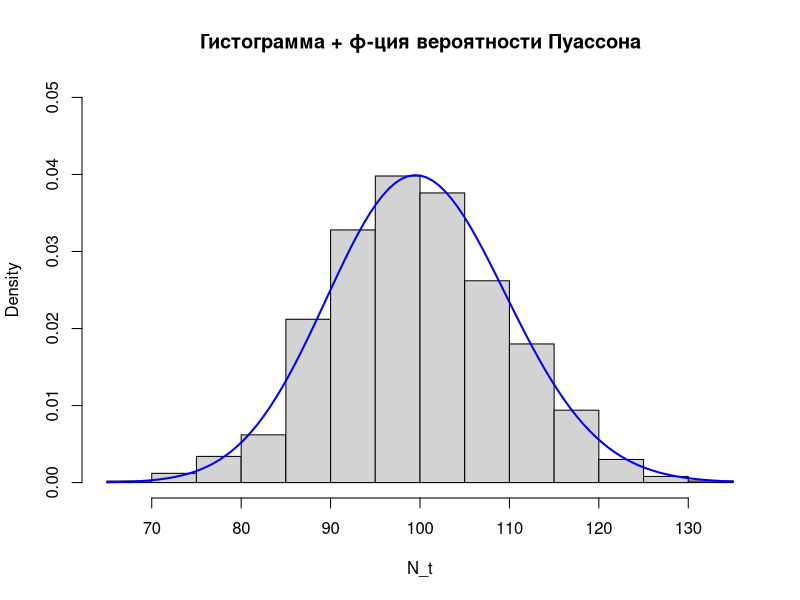

The R script that drew this image: (Note: this script raises an error after producing the figure.)
set.seed(123) 

#variable&Function-Declaration----
t = 50
lyambda = 2
n = 1000

u0 = 50
tmax = 300
m = 1
cSafely = 3
cRisky = 1.5

InsCaseSim = function(t, lyambda, n) {
  N_t = numeric(n)
  for (i in 1:n) {
    TT = 0
    count = 0
    while (TT < t) {
      TT = TT + rexp(1, rate = lyambda)
      if (TT < t) count = count + 1
    }
    
    N_t[i] = count
  }
  N_t
}
CapitalProcSim = function(u0, c, lyambda, m, tmax) {
  capital = u0
  t = 0
  process = list(times = numeric(), capital = numeric())
  
  while (t < tmax) {
    tt = rexp(1, rate = lyambda)
    t = t + tt
    if (t >= tmax) break
    
    payout = rexp(1, rate = 1 / m)
    capital = capital + c * tt - payout
    process$t = c(process$t, t)
    process$capital = c(process$capital, capital)
  }
  
  process
}

#insurance-case-modeling----
N_t = InsCaseSim(t, lyambda, n)

#Visualization----
hist(N_t, probability = TRUE, main = "Гистограмма + ф-ция вероятности Пуассона",
     xlab = "N_t", ylim = c(0, 0.05))
curve(((lyambda * t)^x / factorial(x)) * exp(-lyambda * t),
      add = TRUE, col = "blue", lwd = 2)


#capital-insurance-company----
SafeProc = CapitalProcSim(u0, lyambda,cSafely, m, tmax) #a
Risky = CapitalProcSim(u0, lyambda,cRisky, m, tmax) #b

plot(process_safe$t, process_safe$capital, type = "s", col = "blue",
     main = "Процесс капитала A)", 
     xlab = "Время", ylab = "Капитал")

plot(process_risky$t, process_risky$capital, type = "s", col = "red",
     main = "Процесс капитала B)", 
     xlab = "Время", ylab = "Капитал")
